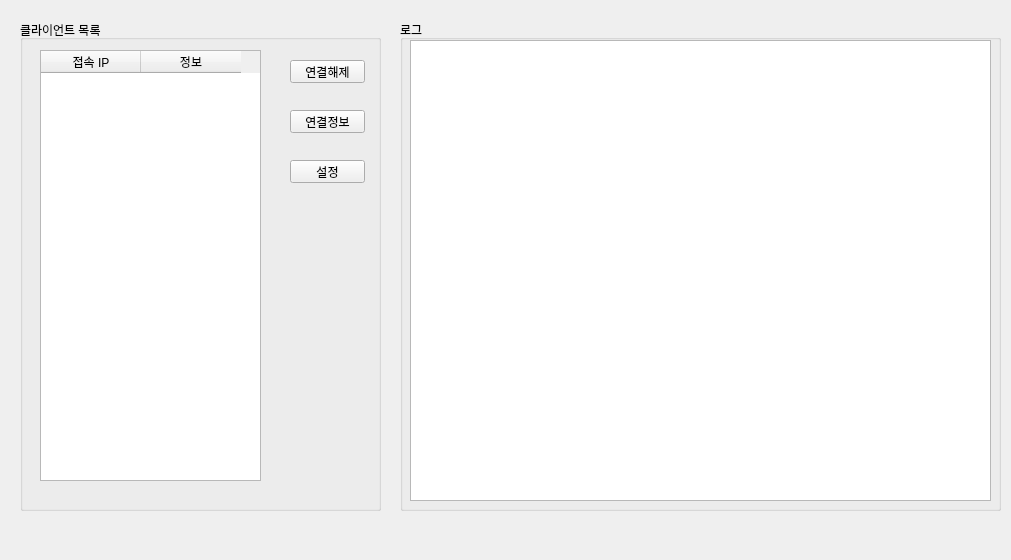
<?xml version="1.0" encoding="UTF-8"?>
<ui version="4.0">
 <class>MainWindow</class>
 <widget class="QMainWindow" name="MainWindow">
  <property name="geometry">
   <rect>
    <x>0</x>
    <y>0</y>
    <width>1011</width>
    <height>560</height>
   </rect>
  </property>
  <property name="windowTitle">
   <string>서버</string>
  </property>
  <widget class="QWidget" name="centralwidget">
   <widget class="QGroupBox" name="groupBox">
    <property name="geometry">
     <rect>
      <x>20</x>
      <y>20</y>
      <width>361</width>
      <height>491</height>
     </rect>
    </property>
    <property name="title">
     <string>클라이언트 목록</string>
    </property>
    <widget class="QPushButton" name="pushButton_3">
     <property name="geometry">
      <rect>
       <x>270</x>
       <y>140</y>
       <width>75</width>
       <height>23</height>
      </rect>
     </property>
     <property name="text">
      <string>설정</string>
     </property>
    </widget>
    <widget class="QTableWidget" name="tableWidget">
     <property name="geometry">
      <rect>
       <x>20</x>
       <y>30</y>
       <width>221</width>
       <height>431</height>
      </rect>
     </property>
     <column>
      <property name="text">
       <string>접속 IP</string>
      </property>
     </column>
     <column>
      <property name="text">
       <string>정보</string>
      </property>
     </column>
    </widget>
    <widget class="QPushButton" name="pushButton_2">
     <property name="geometry">
      <rect>
       <x>270</x>
       <y>90</y>
       <width>75</width>
       <height>23</height>
      </rect>
     </property>
     <property name="text">
      <string>연결정보</string>
     </property>
    </widget>
    <widget class="QPushButton" name="pushButton">
     <property name="geometry">
      <rect>
       <x>270</x>
       <y>40</y>
       <width>75</width>
       <height>23</height>
      </rect>
     </property>
     <property name="text">
      <string>연결해제</string>
     </property>
    </widget>
   </widget>
   <widget class="QGroupBox" name="groupBox_2">
    <property name="geometry">
     <rect>
      <x>400</x>
      <y>20</y>
      <width>601</width>
      <height>491</height>
     </rect>
    </property>
    <property name="title">
     <string>로그</string>
    </property>
    <widget class="QTextEdit" name="textEdit">
     <property name="geometry">
      <rect>
       <x>10</x>
       <y>20</y>
       <width>581</width>
       <height>461</height>
      </rect>
     </property>
    </widget>
   </widget>
  </widget>
 </widget>
 <resources/>
 <connections/>
</ui>
